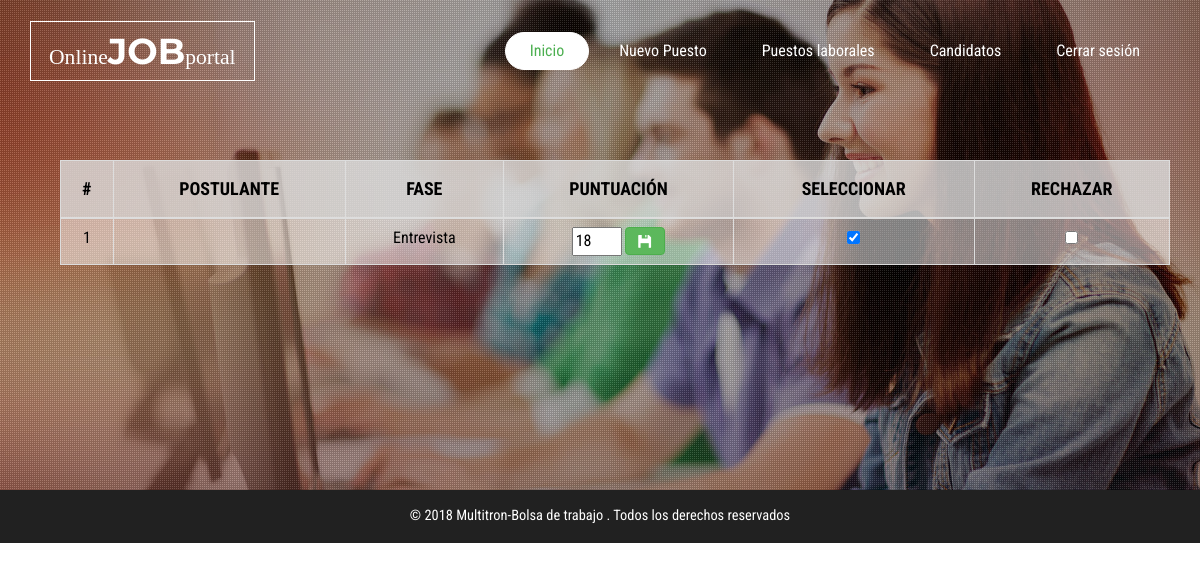
The app's page /user/jobprovider/rankByJob.php?id=1 with its own data.
### tables this page shows
CREATE TABLE `postulante_empleo` (
  `id_postulante_empleo` int(11) NOT NULL,
  `id_empleo` int(11) NOT NULL,
  `id_postulante` int(11) NOT NULL,
  `calificacion_cv` int(11) NOT NULL,
  `calificacion_conocimientos` int(11) NOT NULL,
  `calificacion_psicologico` int(11) NOT NULL,
  `calificacion_entrevista` int(11) NOT NULL,
  `fase` int(11) NOT NULL,
  `estado_fase` int(11) NOT NULL,
  `rechazado` int(11) NOT NULL
);

CREATE TABLE `postulante` (
  `id_postulante` int(11) NOT NULL,
  `nombre` varchar(100) NOT NULL,
  `dni` varchar(8) DEFAULT NULL,
  `direccion` varchar(70) DEFAULT NULL,
  `distrito` varchar(70) DEFAULT NULL,
  `email` varchar(50) NOT NULL,
  `telefono` varchar(15) DEFAULT NULL,
  `contrasena` varchar(30) DEFAULT NULL,
  `edad` varchar(100) DEFAULT NULL,
  `sexo` varchar(20) DEFAULT NULL,
  `cv` varchar(100) DEFAULT NULL,
  `estado_civil` varchar(30) DEFAULT NULL,
  `lugar_nac` varchar(110) DEFAULT NULL,
  `institucion` varchar(100) DEFAULT NULL,
  `carrera` varchar(50) DEFAULT NULL,
  `foto` varchar(50) DEFAULT 'user.png',
  `puesto` varchar(50) DEFAULT NULL,
  `descripcion` varchar(50) DEFAULT NULL,
  `rol` varchar(2) DEFAULT 'P',
  `php` int(11) DEFAULT 0,
  `java` int(11) DEFAULT 0,
  `python` int(11) DEFAULT 0,
  `laravel` int(11) DEFAULT 0,
  `net` int(11) DEFAULT 0,
  `sql_` int(11) DEFAULT 0,
  `ofimatica` int(11) DEFAULT 0,
  `angular` int(11) DEFAULT 0

);

### user/jobprovider/rankByJob.php (the view, shortened to what this page needs)
<html>
<!DOCTYPE html>
<html lang="en">
<head>
<link href="css/bootstrap.css" rel="stylesheet" type="text/css" media="all" />
<link rel="stylesheet" href="css/style.css" type="text/css" media="all" />
<link href="css/font-awesome.css" rel="stylesheet">
<link rel="stylesheet" href="css/flexslider.css" type="text/css" media="screen" />
    <link href="../../util/jGrowl/jquery.jgrowl.css" rel="stylesheet" media="screen">
</head>
<?php $id = $_GET["id"];
$con=conectar();?>
<body>
	<div class="banner-top">
		<div class="slider">
			<div class="callbacks_container">
				<ul class="rslides callbacks callbacks1" id="slider4">
					<li>
						<div class="w3layouts-banner-top jarallax">
							<div class="agileinfo-dot">
                                <div class="container" style="color: #fff;">
                                    <br><br><br><br><br>
                                    <br><br>
                                    <div class="container">
                                        <div class="col-md-12">
                                            <div class="table-responsive">
                                                <table class="table table-bordered" style="color: #000; background-color: rgba(255, 255, 255, .5)">
                                                    <tr style="background-color: rgba(211,211,211, .6)">
                                                        <th style="text-align: center"><h4><b>#</b></h4></th>
                                                        <th style="text-align: center"><h4><b>POSTULANTE</b></h4></th>
                                                        <th style="text-align: center"><h4><b>FASE</b></h4></th>
                                                        <th style="text-align: center"><h4><b>PUNTUACIÓN</b></h4></th>
                                                        <th style="text-align: center"><h4><b>SELECCIONAR</b></h4></th>
                                                        <th style="text-align: center"><h4><b>RECHAZAR</b></h4></th>
                                                    </tr>
                                                    <tbody>
                                                    <?php
                                                    $queryJobs = "SELECT postulante_empleo.id_postulante_empleo, postulante_empleo.calificacion_cv,
                                                                  postulante_empleo.calificacion_conocimientos, postulante_empleo.calificacion_psicologico, postulante_empleo.calificacion_entrevista,
                                                                  postulante_empleo.fase, postulante.nombre, postulante_empleo.estado_fase FROM postulante_empleo
                                                                  INNER JOIN postulante ON postulante_empleo.id_postulante = postulante.id_postulante AND postulante_empleo.id_empleo = $id AND postulante_empleo.rechazado = 0";
                                                    $stmtJobs = mysqli_query($con,$queryJobs);
                                                    $i = 0;
                                                    while($row = mysqli_fetch_array($stmtJobs)) {
                                                        $i++;
                                                        ?>
                                                        <tr>
                                                            <td align="center"><?php echo $i ?></td>
                                                            <td align="center"><?php echo $row['nombre'];?></td>
                                                            <td align="center"><?php
                                                                if($row['fase'] == 1)
                                                                    echo "Evaluación de CV";
                                                                else{
                                                                    if($row['fase'] == 2)
                                                                        echo "Evaluación de conocimientos";
                                                                    else {
                                                                        if ($row['fase'] == 3)
                                                                            echo "Evaluación psicológica";
                                                                        else
                                                                            echo "Entrevista";
                                                                     }
                                                                }?></td>
                                                            <td align="center"><?php
                                                                if($row['fase'] == 1)
                                                                    echo $row['calificacion_cv'];
                                                                else{
                                                                    if($row['fase'] == 2)
                                                                        echo $row['calificacion_conocimientos'];
                                                                    else {
                                                                        if ($row['fase'] == 3)
                                                                            echo $row['calificacion_psicologico'];
                                                                        else
                                                                            echo "<Input type='number' id='"."inputInterview".$row['id_postulante_empleo']."' style='width: 50px' min='0' max='20' value='".$row['calificacion_entrevista']."' > <button class='btn btn-success' onclick='saveQualification(".$row['id_postulante_empleo'].","."\"".$row['nombre']."\"".")'> <span class=\"glyphicon glyphicon-floppy-disk\"></span></button>";
                                                                    }
                                                                }?></td>
                                                            <td align="center"><input type="checkbox" id="seleccionado<?php echo $row['id_postulante_empleo']?>" <?php if($row['estado_fase'] == 1){echo "checked";}else {echo "";}?> onchange="changeState(<?php echo $row['id_postulante_empleo'];?>, <?php echo "'".$row['nombre']."'";?>, <?php echo $row['fase'];?>, this.checked)"></td>
                                                            <td align="center"><input type="checkbox" id="rechazado<?php echo $row['id_postulante_empleo']?>" onchange="reject(<?php echo $row['id_postulante_empleo'];?>, <?php echo "'".$row['nombre']."'";?>, this.checked)"></td>
                                                        </tr>
                                                        <?php
                                                    }
                                                    ?>
                                                    </tbody>
                                                </table>
                                            </div>
                                        </div>
                                    </div>
                                    <br><br><br>
                                    <br><br><br>
                                    <br><br><br>
                                </div>
							</div>
						</div>
					</li>
				</ul>
			</div>
		</div>
	</div>
	<div class="banner">
		<div class="header">
			<div class="container">
				<nav class="navbar navbar-default">
					<div class="navbar-header">
						<div class="w3layouts-logo">
							<h1><a href="index.html"> <span>Online</span>Job<span>portal</span></a></h1>
						</div>
					</div>
                    <div class="collapse navbar-collapse nav-wil" id="bs-example-navbar-collapse-1">
                        <nav>
                            <ul class="nav navbar-nav navbar-right">
                                <li class="active"><a href="index.php">Inicio</a></li>
                                <li><a href="jobs.php">Nuevo Puesto</a></li>
                                <li><a href="puestos_laborales.php">Puestos laborales</a></li>
                                <li><a href="candidatos.php">Candidatos</a></li>
                                <li><a href="../../logout.php" >Cerrar sesión</a></li>
                            </ul>
                        </nav>
                    </div>
				</nav>
			</div>
		</div>
	</div>
    <footer>
        <div class="container">
            <div class="copyright">
                <p>© 2018 Multitron-Bolsa de trabajo . Todos los derechos reservados <a href="#"></a></p>
            </div>
        </div>
    </footer>
  </body>
</html>

### user/jobprovider/css/style.css (style rules this page uses)
body a { transition: 0.5s all; -webkit-transition: 0.5s all; -o-transition: 0.5s all; -moz-transition: 0.5s all; -ms-transition: 0.5s all; }
html, body { font-size: 100%; font-family: 'Roboto Condensed', sans-serif; }
body { background:#FFFFFF; }
.w3layouts-banner-top { background: url(../images/2.jpg) no-repeat 0px 0px; background-size: cover; }
.agileinfo-dot { background: url(../images/dott.png)repeat 0px 0px; background-size: 2px; -webkit-background-size: 2px; -moz-background-size: 2px; -o-background-size: 2px; -ms-background-size: 2px; }
.jarallax { position: relative; background-size: cover; background-repeat: no-repeat; background-position: 50% 50%; }
.banner { position: absolute; top: 0; z-index: 99; left: 0; width: 100%; }
.header { margin: 2em 0 0 0; }
.navbar-default { background: none; border: none; }
.navbar { margin-bottom: 0; }
.navbar-collapse { padding: 0; box-shadow: none; }
.w3layouts-logo h1 { margin:0; }
.w3layouts-logo h1 a { font-size: 1em; text-transform: uppercase; color: #FFFFFF; text-decoration: none; font-weight: 700; font-family: 'Montserrat', sans-serif; border: solid 1px #fff; padding: .2em .5em; }
.w3layouts-logo h1 a span { font-size: .6em; font-weight: 400; font-family: 'Crimson Text', serif; text-transform: initial; }
.navbar-nav { float: right; margin: 0; }
.navbar-default .navbar-nav > li > a { color: #fff; border: solid 1px rgba(255, 255, 255, 0); border-radius: 30px; -webkit-border-radius: 30px; -ms-border-radius: 30px; -o-border-radius: 30px; -moz-border-radius: 30px; }
.navbar-nav > li > a { font-size: 1em; padding: .5em 1.5em; margin-right: 5px; }
.navbar-default .navbar-nav > .active > a, .navbar-default .navbar-nav > .active > a:hover, .navbar-default .navbar-nav > .active > a:focus { color: #4CAF50; border: solid 1px #ffffff; border-radius: 30px; -webkit-border-radius: 30px; -ms-border-radius: 30px; -o-border-radius: 30px; -moz-border-radius: 30px; background: #ffffff; }
.callbacks_container { position: relative; float: left; width: 100%; }
.callbacks { position: relative; list-style: none; overflow: hidden; width: 100%; padding: 0; margin: 0; }
.callbacks li { position: absolute; width: 100%; }
.rslides { position: relative; list-style: none; overflow: hidden; width: 100%; padding: 0; }
.rslides li { -webkit-backface-visibility: hidden; position: absolute; display:none; width: 100%; left: 0; top: 0; }
.rslides li { position: relative; display: block; float: left; }
footer { background: #212121; padding:1em 0; }
.copyright p { text-align:center; color:#FFFFFF; margin:0; font-size:.9em; }

### user/jobprovider/rankByJob.php (style rules this page uses)
a { color: black; }

### records on screen
postulante_empleo: fase "Entrevista", calificacion_entrevista "18", estado_fase "☑"
